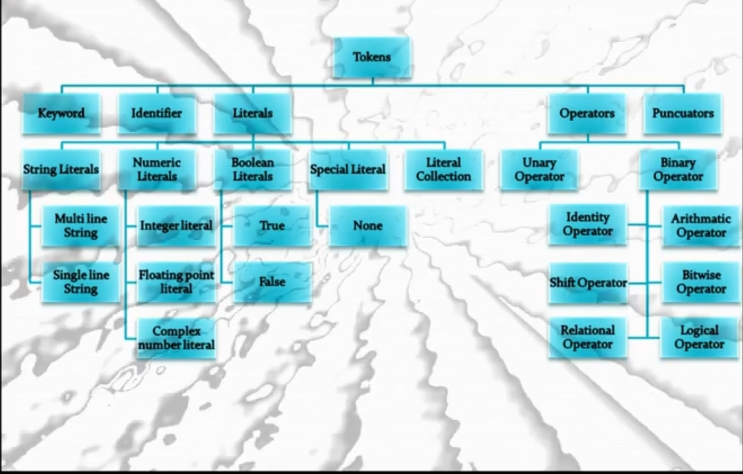
#> input picture IMG_20210415_014254.jpg, 1486 x 947 px, given in place of the camera (shown at 1/2 size)
$ python 'shape detection1.py'
#> lines starting #> are read from the running program, lines starting #| are printed output that depends on the picture; after the words box and inside, x2 and y2 are one past the last pixel; in counts of white or black regions, pixels touching at a corner belong together
import cv2 as cv
import numpy as np
import imutils

def real_time_shape(show):
    # VIDEO CAPTURE
#> called with show = 1
    cap_video = cv.VideoCapture(0)

    # RUNS FOREVER
    while(1):
        _,frame = cap_video.read()
#> frame is the input picture: shape (947, 1486, 3); mean B, G, R 229, 224.4, 195.1

        # CANNY EDGE DETECTION
        frameG = cv.cvtColor(frame,cv.COLOR_RGB2GRAY)
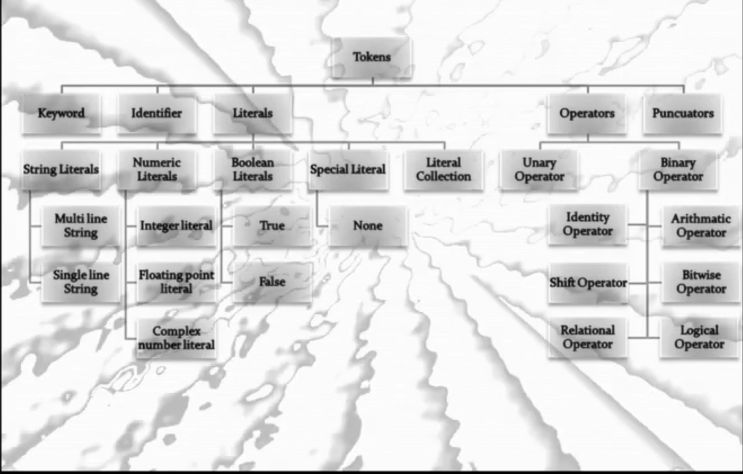
#> frameG: shape (947, 1486) (shown at 1/2 size); min 0, max 255, mean 222.4
        edges = cv.Canny(frameG,200,200)
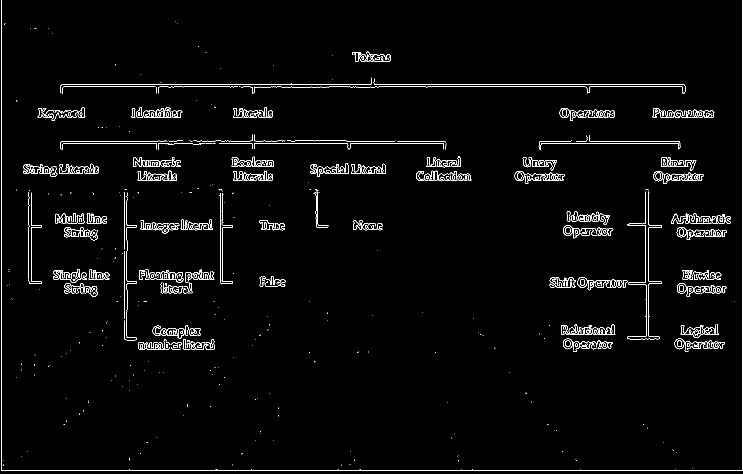
#> edges: shape (947, 1486) (shown at 1/2 size); 2.3% white in thin lines or dots
        thresh = cv.threshold(frameG,127,255,cv.THRESH_BINARY)[1]
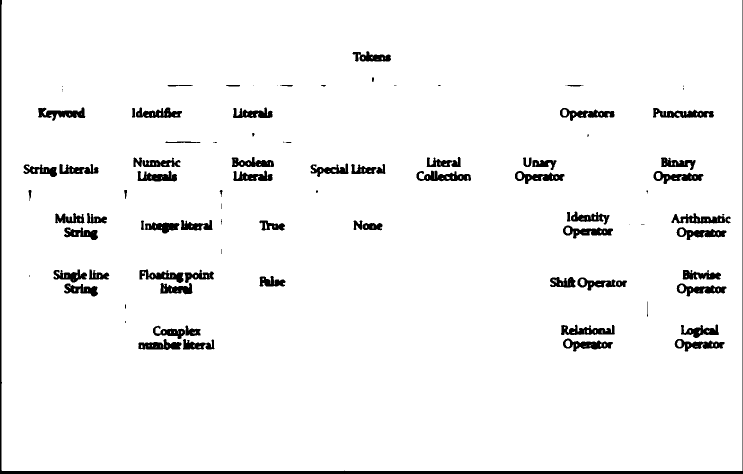
#> thresh: shape (947, 1486) (shown at 1/2 size); 95.7% white; 97 black regions (24 under 20 px)
        # CALLING SHAPE DETECTION FUNCTION
        shapes = shapeDetector(thresh,frame.copy())
        if (show):
            # DISPLAY ORIGINAL
            cv.imshow('Original Image',frame)

            # DISPLAY CANNY OUTPUT
            cv.imshow('Edges',edges)

            # DISPLAY THRESH OUTPUT
            cv.imshow('Threshold',thresh)

            # DISPLAY SHAPE OUTPUT
            cv.imshow('Shapes',shapes)
        cv.waitKey(5)

    cap_video.release()
    cv.destroyAllWindows()

def shapeDetector(image,origimage):

    # RESIZING THE IMAGE
    resized = imutils.resize(image, width=300)
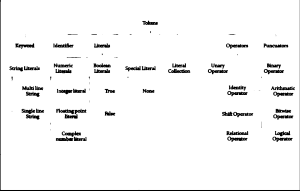
#> resized: shape (191, 300); min 0, max 255, mean 244
    ratio = image.shape[0] / float(resized.shape[0])
#> ratio = 4.96

    # SETTING A THRESHOLD TO CONVERT IT TO BLACK AND WHITE

    # FINDING CONTOURS IN THE B/W IMAGE
    contours = cv.findContours(resized.copy(),cv.RETR_EXTERNAL,cv.CHAIN_APPROX_NONE)[1]
#> contours = 1 contour; box (x1, y1, x2, y2) and area: (0, 0, 300, 190) 56511

    for cntour in contours:
        # CALCULATING THE CENTERgray = cv.cvtColor(resized, cv.COLOR_BGR2GRAY)
        shape = detect(cntour)
        M = cv.moments(cntour)
        if (M["m00"] == 0):
            cX = 0
            cY = 0
        else:
            cX = int((M["m10"] / M["m00"]) * ratio)
            cY = int((M["m01"] / M["m00"]) * ratio)
        cntour = cntour.astype("float")
        cntour *= ratio
        cntour = cntour.astype("int")
        cv.drawContours(origimage,[cntour],-1,(34,0,156),2)
        cv.putText(origimage, shape, (cX, cY), cv.FONT_HERSHEY_SIMPLEX,
		0.5, (255, 255, 255), 2)
#> this loop made 1 pass
#> (shape, peri in detect, approx in detect, w in detect, h in detect, ar in detect, cX, cY) on pass 1: ('rectangle', 976, [[0, 0], [0, 189], [299, 189], [299, 0]], 300, 190, 1.58, 741, 468)
    return(origimage)

# NEEDS TO BE REPLACED BY K MEANS CLUSTERING INSTEAD OF CONTOUR MAPPING

def detect(c):
    shape = "unidentified"
    peri = cv.arcLength(c,True)
    approx = cv.approxPolyDP(c, 0.04 * peri, True)
    if len(approx) == 3:
    	shape = "triangle"

    elif len(approx) == 4:
    	(_, _, w, h) = cv.boundingRect(approx)
    	ar = w / float(h)
    	shape = "square" if ar >= 0.95 and ar <= 1.05 else "rectangle"

    elif len(approx) == 5:
    	shape = "pentagon"

    else:
    	shape = "circle"

    return shape


if __name__ == "__main__":
    real_time_shape(1)

$ run again, on circ.jpg
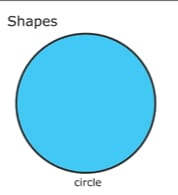
#> input picture circ.jpg, 178 x 195 px, given in place of the camera
#> in real_time_shape, frame is the input picture: shape (195, 178, 3); mean B, G, R 243.1, 224.1, 166.7
#> in real_time_shape, `edges = cv.Canny(frameG,200,200)`:
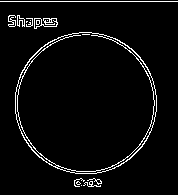
#> edges: shape (195, 178); 4.2% white in thin lines or dots
#> thresh: shape (195, 178); 96.7% white; black in thin lines or dots
#> contours = 1 contour; box (x1, y1, x2, y2) and area: (0, 1, 300, 328) 97474
#> the loop in shapeDetector, `for cntour in contours:` made 1 pass
#> (shape, peri in detect, approx in detect, w in detect, h in detect, ar in detect, cX, cY) on pass 1: ('rectangle', 1250, [[0, 1], [0, 327], [299, 327], [299, 1]], 300, 327, 0.917, 88, 97)
#> after the loop in shapeDetector, `for cntour in contours:`:
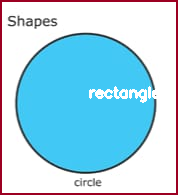
#> origimage: shape (195, 178, 3); mean of channels 0, 1, 2 234.7, 214.9, 165.9; drawn as B, G, R

$ run again, on di.jpg
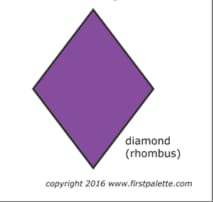
#> input picture di.jpg, 213 x 202 px, given in place of the camera
#> in real_time_shape, frame is the input picture: shape (202, 213, 3); mean B, G, R 226.5, 209.3, 221.4
#> in real_time_shape, `edges = cv.Canny(frameG,200,200)`:
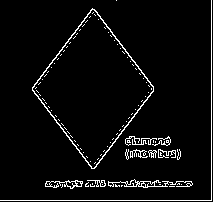
#> edges: shape (202, 213); 4.5% white in thin lines or dots
#> thresh: shape (202, 213); 76.2% white; 66 black regions (64 under 20 px)
#> contours = 1 contour; box (x1, y1, x2, y2) and area: (0, 0, 300, 284) 84336
#> the loop in shapeDetector, `for cntour in contours:` made 1 pass
#> (shape, peri in detect, approx in detect, w in detect, h in detect, ar in detect, cX, cY) on pass 1: ('rectangle', 1162.8, [[0, 0], [0, 283], [299, 282], [298, 0]], 300, 284, 1.06, 105, 100)
#> after the loop in shapeDetector, `for cntour in contours:`:
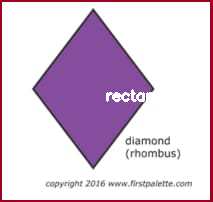
#> origimage: shape (202, 213, 3); mean of channels 0, 1, 2 219.2, 201.1, 219.5; drawn as B, G, R
